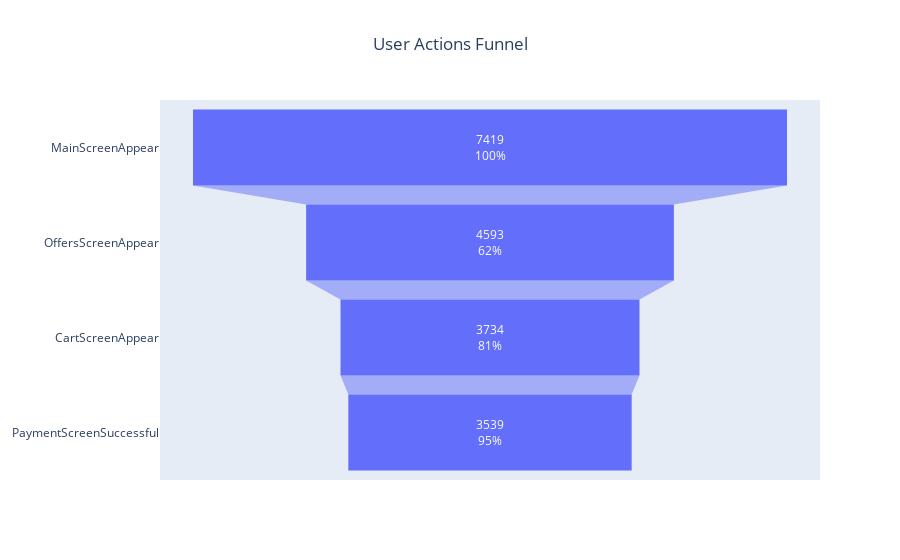

Notebook source saved alongside this figure:
### Code cell
#Visualizing the data in a funnel chart
figi = go.Figure(go.Funnel(
    x = clean_events['users_num'],
    y = clean_events['event'],textinfo = "value+percent previous")
    )

figi.update_layout(
    title="User Actions Funnel",title_x=0.5)

figi.show()

### Figure 1 — Plotly figure (JSON) as saved in the notebook; plotly's stock layout.template omitted (floating-point values rounded to 4 significant figures)
{"data": [{"textinfo": "value+percent previous", "type": "funnel", "x": [7419, 4593, 3734, 3539], "y": ["MainScreenAppear", "OffersScreenAppear", "CartScreenAppear", "PaymentScreenSuccessful"]}], "layout": {"title": {"text": "User Actions Funnel", "x": 0.5}}}
